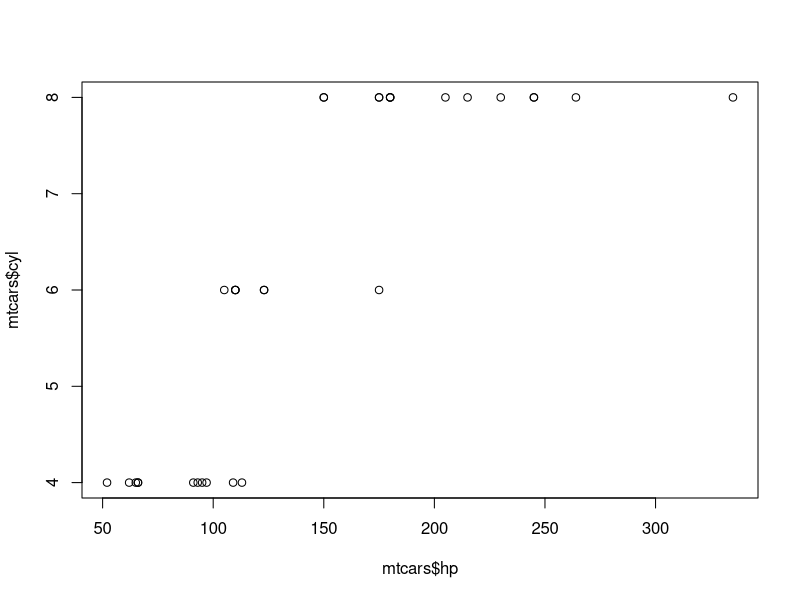

Generate this figure with R:
# HOW TO CREATE and open git using RISTUDIO
# CREATE GITHUB ACCOUNT THEN IN HTE CLONE DOWNLOAD SECTION COPY THE URL
# THEN OPEN r-studio from file=> createproject=>vERSIONCONTROL=> AND PUT THE 
# COPPIED URL EG(https://github.com/habeyo/hats.git)
# THEN FROM FILE=> NEWFILE=RSCRIPT=> WRITE SOME TIHING AND SAVE IT AS r file
# then how do we upload this created file to github?
# tools=>versioncontrol=>commit=> and select the files you want to commit=> and take to
# the github repository => then write some messeges if ypu want and hit commit
#a new messege will apear says 2 files changed...etc and close it
# then hit push  after some procesecess it will end and you close it
# finaly when you go to your github account 



library(datasets)
head(mtcars)
summary(mtcars)
str(mtcars)
plot(mtcars$hp, mtcars$cyl)
